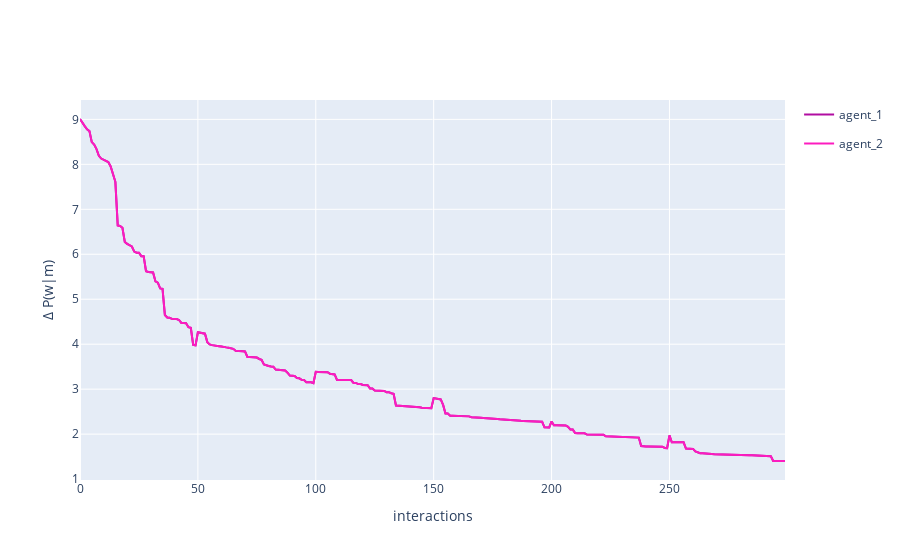

Source (notebook cell):
### Code cell
fig = multi_agent_update_plot_from_df(vocab_dif)
fig.update_layout(
    # title='Dyadic interaction in a random environment',
    yaxis_title='Δ P(w|m)',
    xaxis_title='interactions'
)
fig.show()

### Figure 1 — Plotly figure (JSON) as saved in the notebook; plotly's stock layout.template omitted (floating-point values rounded to 4 significant figures; data arrays with more than 128 entries replaced by an {"elided": "..."} marker saying what was removed)
{"data": [{"legendgroup": "agent_1", "line": {"color": "#B10DA1"}, "mode": "lines", "name": "agent_1", "showlegend": true, "x": {"elided": "300 int values"}, "y": {"elided": "300 float values"}, "type": "scatter"}, {"legendgroup": "agent_2", "line": {"color": "#FC1CBF"}, "mode": "lines", "name": "agent_2", "showlegend": true, "x": {"elided": "300 int values"}, "y": {"elided": "300 float values"}, "type": "scatter"}], "layout": {"yaxis": {"title": {"text": "Δ P(w|m)"}}, "xaxis": {"title": {"text": "interactions"}}}}
